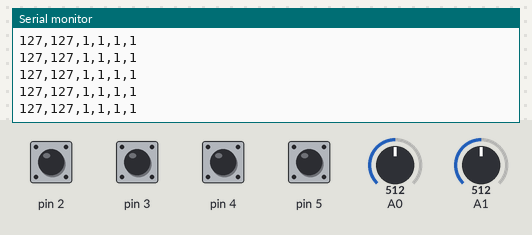
The sketch below on a simulated Arduino Uno, built with avr-gcc and run on an emulated ATmega328P. Parts: the last lines printed to the serial monitor. The inputs (shaded band) are chosen by the test bench; at power-on: pin 2–5 HIGH, A0 = 512, A1 = 512.

Above: at 1.2 s.
1.3 s: A0 set to 410
At 2.0 s:
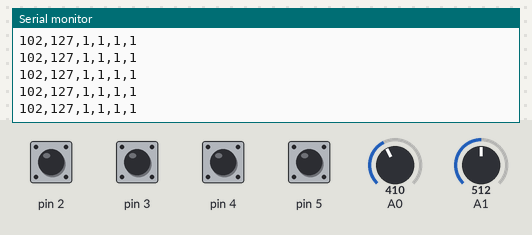
4.3 s: A0 set to 390
At 4.8 s:
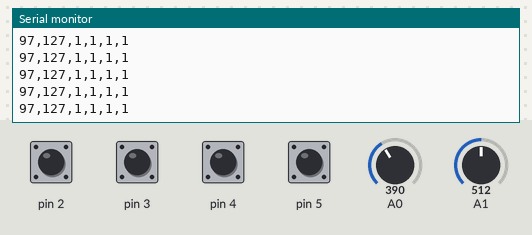
13.4 s: A1 set to 409
At 14.0 s:
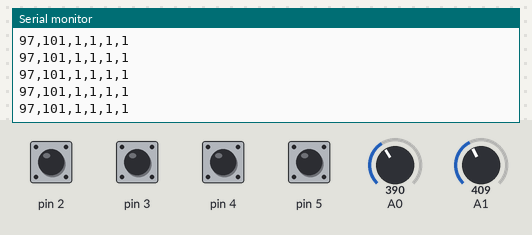
14.9 s: A1 set to 394
At 15.8 s:
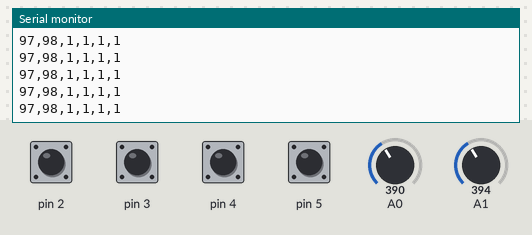
Timing chart, 0 to 17.4 s (numbered marks = the images above; inputs shaded):
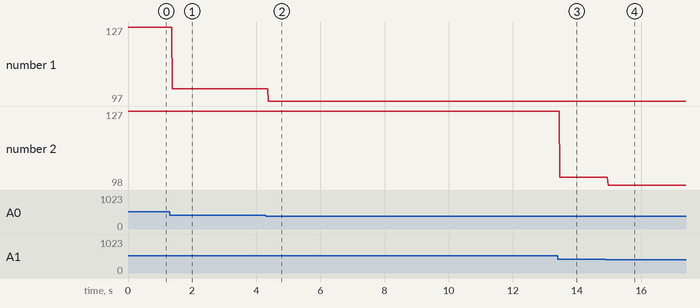

Measured:
- after the input at 1.3 s, the serial monitor: prints a new line after 0.08 s (image 1)
- after the input at 4.3 s, the serial monitor: prints a new line after 0.07 s (image 2)
- after the input at 13.4 s, the serial monitor: prints a new line after 0.07 s (image 3)
- after the input at 14.9 s, the serial monitor: prints a new line after 0.07 s (image 4)
- plotted number 1: 127 → 102 after the input at 1.3 s, 102 → 97 after the input at 4.3 s
- plotted number 2: 127 → 101 after the input at 13.4 s, 101 → 98 after the input at 14.9 s

The sketch:

serial.ino
```cpp
void setup() {
  Serial.begin(9600); // initialize serial communications

  pinMode(2, INPUT_PULLUP);
  pinMode(3, INPUT_PULLUP);
  pinMode(4, INPUT_PULLUP);
  pinMode(5, INPUT_PULLUP);
}

void loop() {
  // read the input pins:
  int pot1 = analogRead(A0);
  int pot2 = analogRead(A1);
  int b1 = digitalRead(2);
  int b2 = digitalRead(3);
  int b3 = digitalRead(4);
  int b4 = digitalRead(5);

  // remap the pot value to fit in 1 byte:
  int mappedPot1 = map(pot1, 0, 1023, 0, 255);
  int mappedPot2 = map(pot2, 0, 1023, 0, 255);

  // print it out the serial port as a string:
  String output = String(mappedPot1)+","+String(mappedPot2)+","+String(b1)+","+String(b2)+","+String(b3)+","+String(b4);
  Serial.println(output);

  // slight delay to stabilize the ADC:
//  delay(1);
}
```
